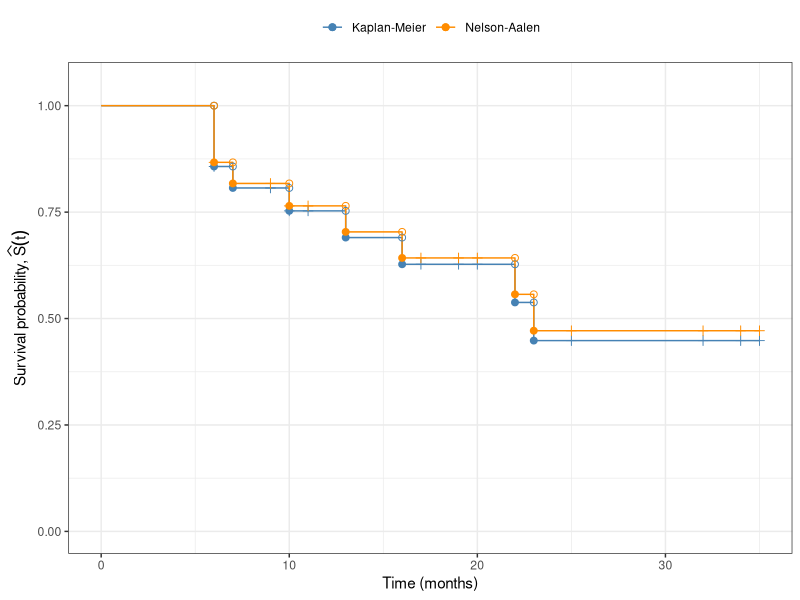
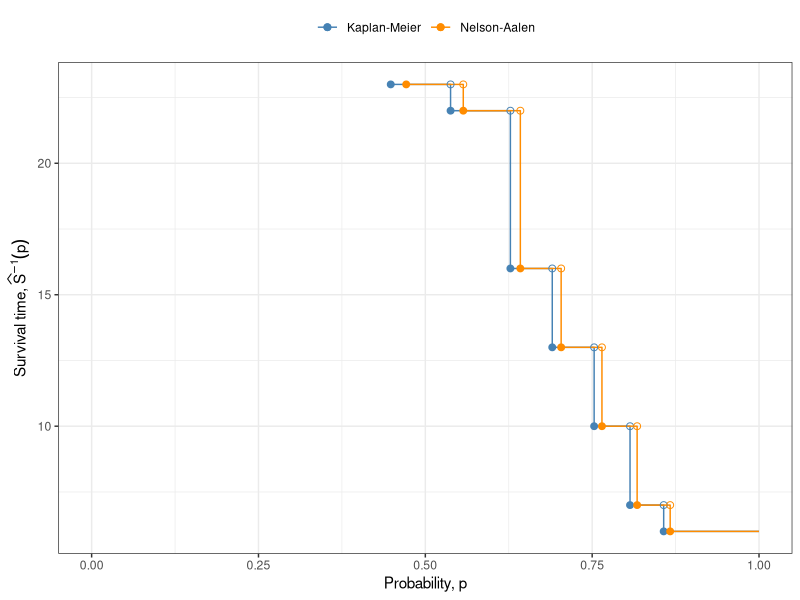

Recreate these plots in R, in order.
## ---- chunk 1
#| code-fold: true
library(KMsurv)
library(dplyr)
library(survival)
data(drug6mp)

km_fit <- drug6mp |>
  mutate(surv = Surv(t2, relapse)) |>
  survfit(formula = surv ~ 1, data = _)

na_fit <- drug6mp |>
  mutate(surv = Surv(t2, relapse)) |>
  survfit(formula = surv ~ 1, type = "fleming-harrington", data = _)

tbl <- tibble(
  time = km_fit$time,
  n.risk = km_fit$n.risk,
  n.event = km_fit$n.event,
  surv_km = km_fit$surv,
  surv_na = na_fit$surv
) |>
  filter(n.event > 0)

library(knitr)
kable(
  tbl,
  digits = 3,
  col.names = c(
    "Time (months)",
    "At risk $r_i$",
    "Events $d_i$",
    "$\\eskmf{t}$",
    "$\\esnaaf{t}$"
  )
)
## ---- chunk 2
#| code-fold: true
library(ggplot2)

surv_steps <- rbind(
  data.frame(
    time = c(0, km_fit$time), surv = c(1, km_fit$surv),
    estimator = "Kaplan-Meier"
  ),
  data.frame(
    time = c(0, na_fit$time), surv = c(1, na_fit$surv),
    estimator = "Nelson-Aalen"
  )
)

cens_marks <- rbind(
  data.frame(
    time = km_fit$time[km_fit$n.censor > 0],
    surv = km_fit$surv[km_fit$n.censor > 0],
    estimator = "Kaplan-Meier"
  ),
  data.frame(
    time = na_fit$time[na_fit$n.censor > 0],
    surv = na_fit$surv[na_fit$n.censor > 0],
    estimator = "Nelson-Aalen"
  )
)

ev_idx_km <- km_fit$n.event > 0
s_after_km <- km_fit$surv[ev_idx_km]
s_before_km <- c(1, head(s_after_km, -1))
ev_idx_na <- na_fit$n.event > 0
s_after_na <- na_fit$surv[ev_idx_na]
s_before_na <- c(1, head(s_after_na, -1))

open_surv <- rbind(
  data.frame(
    time = km_fit$time[ev_idx_km],
    surv = s_before_km,
    estimator = "Kaplan-Meier"
  ),
  data.frame(
    time = na_fit$time[ev_idx_na],
    surv = s_before_na,
    estimator = "Nelson-Aalen"
  )
)
closed_surv <- rbind(
  data.frame(
    time = km_fit$time[ev_idx_km],
    surv = s_after_km,
    estimator = "Kaplan-Meier"
  ),
  data.frame(
    time = na_fit$time[ev_idx_na],
    surv = s_after_na,
    estimator = "Nelson-Aalen"
  )
)

ggplot(surv_steps, aes(x = time, y = surv, color = estimator)) +
  geom_step() +
  geom_point(data = cens_marks, shape = 3, size = 2, show.legend = FALSE) +
  geom_point(data = open_surv, shape = 1, size = 2) +
  geom_point(data = closed_surv, shape = 19, size = 2) +
  scale_color_manual(
    values = c("Kaplan-Meier" = "steelblue", "Nelson-Aalen" = "darkorange")
  ) +
  coord_cartesian(ylim = c(0, 1.05)) +
  labs(
    x = "Time (months)",
    y = expression("Survival probability, " * widehat(S)(t)),
    color = NULL
  ) +
  theme_bw() +
  theme(legend.position = "top")
## ---- chunk 3
#| code-fold: true

ev_km <- km_fit$n.event > 0
t_ev_km <- km_fit$time[ev_km]
s_ev_km <- km_fit$surv[ev_km]

ev_na <- na_fit$n.event > 0
t_ev_na <- na_fit$time[ev_na]
s_ev_na <- na_fit$surv[ev_na]

isf_steps <- rbind(
  data.frame(
    p = c(1, s_ev_km), t = c(t_ev_km[1], t_ev_km),
    estimator = "Kaplan-Meier"
  ),
  data.frame(
    p = c(1, s_ev_na), t = c(t_ev_na[1], t_ev_na),
    estimator = "Nelson-Aalen"
  )
)
isf_steps <- isf_steps[order(isf_steps$estimator, isf_steps$p), ]

open_isf <- rbind(
  data.frame(
    p = head(s_ev_km, -1),
    t = tail(t_ev_km, -1),
    estimator = "Kaplan-Meier"
  ),
  data.frame(
    p = head(s_ev_na, -1),
    t = tail(t_ev_na, -1),
    estimator = "Nelson-Aalen"
  )
)
closed_isf <- rbind(
  data.frame(p = s_ev_km, t = t_ev_km, estimator = "Kaplan-Meier"),
  data.frame(p = s_ev_na, t = t_ev_na, estimator = "Nelson-Aalen")
)

ggplot(isf_steps, aes(x = p, y = t, color = estimator)) +
  geom_step() +
  geom_point(data = open_isf, shape = 1, size = 2) +
  geom_point(data = closed_isf, shape = 19, size = 2) +
  scale_color_manual(
    values = c("Kaplan-Meier" = "steelblue", "Nelson-Aalen" = "darkorange")
  ) +
  coord_cartesian(xlim = c(0, 1)) +
  labs(
    x = "Probability, p",
    y = expression("Survival time, " * widehat(S)^{-1} * (p)),
    color = NULL
  ) +
  theme_bw() +
  theme(legend.position = "top")
## ---- chunk 4
#| code-fold: show
quantile(km_fit, probs = 0.5)
## ---- chunk 5
#| code-fold: show
quantile(na_fit, probs = 0.5)
